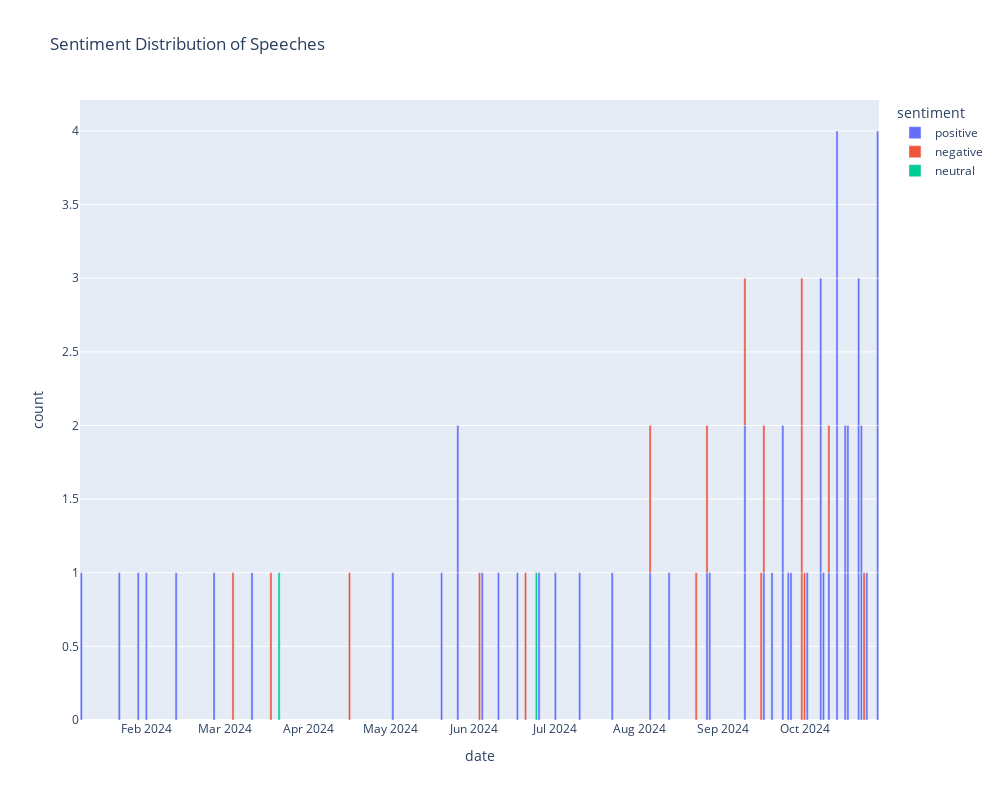

The notebook cell this image was saved under:
### Code cell
px.bar(df, x='date', color='sentiment', title='Sentiment Distribution of Speeches',
       width=1000, height=800)

### Figure 1 — Plotly figure (JSON) as saved in the notebook; plotly's stock layout.template omitted (floating-point values rounded to 4 significant figures)
{"data": [{"alignmentgroup": "True", "hovertemplate": "sentiment=positive<br>date=%{x}<br>count=%{y}<extra></extra>", "legendgroup": "positive", "marker": {"color": "#636efa", "pattern": {"shape": ""}}, "name": "positive", "offsetgroup": "positive", "orientation": "v", "showlegend": true, "textposition": "auto", "type": "bar", "x": ["2024-01-08T00:00:00", "2024-01-22T00:00:00", "2024-01-29T00:00:00", "2024-02-01T00:00:00", "2024-02-12T00:00:00", "2024-02-26T00:00:00", "2024-03-11T00:00:00", "2024-05-02T00:00:00", "2024-05-20T00:00:00", "2024-05-26T00:00:00", "2024-05-26T00:00:00", "2024-06-04T00:00:00", "2024-06-10T00:00:00", "2024-06-17T00:00:00", "2024-06-25T00:00:00", "2024-07-01T00:00:00", "2024-07-10T00:00:00", "2024-07-22T00:00:00", "2024-08-05T00:00:00", "2024-08-12T00:00:00", "2024-08-26T00:00:00", "2024-08-27T00:00:00", "2024-09-09T00:00:00", "2024-09-09T00:00:00", "2024-09-16T00:00:00", "2024-09-19T00:00:00", "2024-09-23T00:00:00", "2024-09-23T00:00:00", "2024-09-25T00:00:00", "2024-09-26T00:00:00", "2024-10-02T00:00:00", "2024-10-07T00:00:00", "2024-10-07T00:00:00", "2024-10-07T00:00:00", "2024-10-08T00:00:00", "2024-10-10T00:00:00", "2024-10-13T00:00:00", "2024-10-13T00:00:00", "2024-10-13T00:00:00", "2024-10-13T00:00:00", "2024-10-16T00:00:00", "2024-10-16T00:00:00", "2024-10-17T00:00:00", "2024-10-17T00:00:00", "2024-10-21T00:00:00", "2024-10-21T00:00:00", "2024-10-21T00:00:00", "2024-10-22T00:00:00", "2024-10-22T00:00:00", "2024-10-24T00:00:00", "2024-10-28T00:00:00", "2024-10-28T00:00:00", "2024-10-28T00:00:00", "2024-10-28T00:00:00"], "xaxis": "x", "y": [1, 1, 1, 1, 1, 1, 1, 1, 1, 1, 1, 1, 1, 1, 1, 1, 1, 1, 1, 1, 1, 1, 1, 1, 1, 1, 1, 1, 1, 1, 1, 1, 1, 1, 1, 1, 1, 1, 1, 1, 1, 1, 1, 1, 1, 1, 1, 1, 1, 1, 1, 1, 1, 1], "yaxis": "y"}, {"alignmentgroup": "True", "hovertemplate": "sentiment=negative<br>date=%{x}<br>count=%{y}<extra></extra>", "legendgroup": "negative", "marker": {"color": "#EF553B", "pattern": {"shape": ""}}, "name": "negative", "offsetgroup": "negative", "orientation": "v", "showlegend": true, "textposition": "auto", "type": "bar", "x": ["2024-03-04T00:00:00", "2024-03-18T00:00:00", "2024-04-16T00:00:00", "2024-06-03T00:00:00", "2024-06-20T00:00:00", "2024-08-05T00:00:00", "2024-08-22T00:00:00", "2024-08-26T00:00:00", "2024-09-09T00:00:00", "2024-09-15T00:00:00", "2024-09-16T00:00:00", "2024-09-30T00:00:00", "2024-09-30T00:00:00", "2024-09-30T00:00:00", "2024-10-01T00:00:00", "2024-10-10T00:00:00", "2024-10-23T00:00:00"], "xaxis": "x", "y": [1, 1, 1, 1, 1, 1, 1, 1, 1, 1, 1, 1, 1, 1, 1, 1, 1], "yaxis": "y"}, {"alignmentgroup": "True", "hovertemplate": "sentiment=neutral<br>date=%{x}<br>count=%{y}<extra></extra>", "legendgroup": "neutral", "marker": {"color": "#00cc96", "pattern": {"shape": ""}}, "name": "neutral", "offsetgroup": "neutral", "orientation": "v", "showlegend": true, "textposition": "auto", "type": "bar", "x": ["2024-03-21T00:00:00", "2024-06-24T00:00:00"], "xaxis": "x", "y": [1, 1], "yaxis": "y"}], "layout": {"barmode": "relative", "height": 800, "legend": {"title": {"text": "sentiment"}, "tracegroupgap": 0}, "title": {"text": "Sentiment Distribution of Speeches"}, "width": 1000, "xaxis": {"anchor": "y", "domain": [0, 1], "title": {"text": "date"}}, "yaxis": {"anchor": "x", "domain": [0, 1], "title": {"text": "count"}}}}
